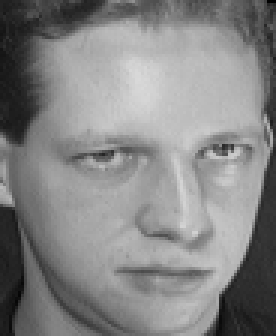
#> input picture Numerical Methods-Eigenfaces/archive/s1/10.pgm, 92 x 112 px (shown 3 times larger); its folder holds only this picture in this run; the run also reads 1 picture not shown here
$ python eigenfaces.py   (older library calls are emulated)
#> lines starting #> are read from the running program, lines starting #| are printed output that depends on the picture
# Furkan Kalay 150220049

import os
from PIL import Image
import numpy as np
import matplotlib.pyplot as plt
from sklearn.metrics import confusion_matrix

def vectorizeImages(root, size=(92, 112)):
#> called with root = 'archive', size = (92, 112)
    xArray, yArray = [], []
    for subject in sorted(os.listdir(root)):
        subjectPath = os.path.join(root, subject)
        if not os.path.isdir(subjectPath):
            continue
        label = int(subject.lstrip('s'))  # klasör adı 's1' → 1
        for fname in sorted(os.listdir(subjectPath)):
            if not fname.lower().endswith('.pgm'):
                continue
            # 1. Görüntüyü aç ve gri tonlamaya çevir
            img = Image.open(os.path.join(subjectPath, fname)).convert('L')
#> img is the input picture: PIL image 92x112 L; min 1, max 217, mean 132.8
            # # 2. Yeniden boyutlandır (opsiyonel, ORL zaten 92×112)
            # img = img.resize(size, Image.ANTIALIAS)
            # 3. NumPy array'e çevir
            arr = np.asarray(img, dtype=np.float32)  # shape: (112, 92)
            # 4. Flatten: tek boyutlu vektör (112*92 = 10304 uzunluk)
                              # shape: (10304,)
            xArray.append(arr.flatten())
            yArray.append(label)

    # Tüm vektörleri bir matris hâline getir
    x = np.stack(xArray, axis=0)  # shape: (N, 10304)
    y = np.array(yArray, dtype=np.int32)
    return x, y

# 1. Data matrix’i oluşturduktan sonra
x, y = vectorizeImages('archive', size=(92,112))
# 2. Ortalama yüz
meanFace = np.mean(x, axis=0)
# 3. Normalize et (center)
X_centered = x - meanFace

#task1 experiment
# --- 3. 10 örnekten oluşan bir altküme seç (ör. s1–s10 klasörlerinin ilk resmi) ---
subset_vecs = []
for subject in range(1, 11):  # 1'den 10'a kadar
    img_path = os.path.join('archive', f's{subject}', '1.pgm')
    img = Image.open(img_path).convert('L') #.resize((92,112), Image.ANTIALIAS)
    vec = np.asarray(img, dtype=np.float32).flatten()
#> vec = 10304 values, max 207 at index 6662, min 1 at index 8013, mean 95.1
    subset_vecs.append(vec)
X_sub = np.stack(subset_vecs, axis=0)  # shape = (10, P)

# --- 4. Altkümeden ortalama yüz ---
mean_sub = np.mean(X_sub, axis=0)

# --- 5. Görselleştirme ---
h, w = 112, 92  # yükseklik, genişlik
fig, axes = plt.subplots(1, 3, figsize=(12, 4))

axes[0].imshow(meanFace.reshape(h, w), cmap='gray')
axes[0].set_title(f'Mean Face – All ({x.shape[0]} img)')
axes[0].axis('off')

axes[1].imshow(mean_sub.reshape(h, w), cmap='gray')
axes[1].set_title('Mean Face – Subset (10 img)')
axes[1].axis('off')

# Fark haritası (mutlak farkları gösterir)
diff = np.abs(meanFace - mean_sub)
axes[2].imshow(diff.reshape(h, w), cmap='hot')
axes[2].set_title('Absolute Difference')
axes[2].axis('off')

plt.tight_layout()
plt.show()
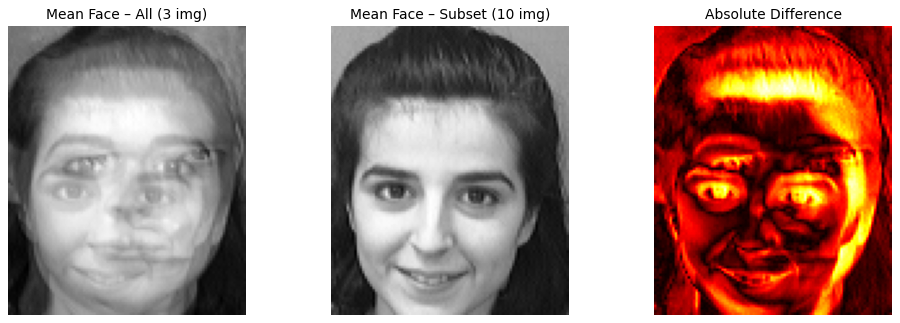
#> figure drawn by matplotlib, 3 panels

# --- 6. Niceliksel Karşılaştırma (MSE) ---
mse = np.mean((meanFace - mean_sub)**2)
print(f"Mean Face MSE (all vs subset): {mse:.2f}")


#task 2
def compute_eigenfaces(X_centered): #with PCA
    """
    X_centered: (N, P) boyutlu, ortalaması çıkarılmış veri matrisi.
    Returns:
      eigenfaces: (K, P) boyutlu; her satır bir eigenface (principal component)
      eigenvalues: (K,) boyutlu; her component’ın varyansı
    """
    N, P = X_centered.shape
#> N = 3; P = 10304

    # Küçük kovaryans matrisi: C_small = X X^T / (N-1), boyutu (N,N)
    C_small = (X_centered @ X_centered.T) / (N - 1)

    # 1. Küçük matrisin öz-değerlerini & öz-vektörlerini al
    eigvals_small, eigvecs_small = np.linalg.eig(C_small)

    # 2. Büyük uzaydaki gerçek eigenface’leri hesapla
    #    v_small: (N,) → u = X^T @ v_small  → (P,)
    #    Sonra normalize et
    idx = np.argsort(eigvals_small)[::-1]       # en büyükten en küçüğe sıralama
    eigvals = eigvals_small[idx]
    eigenfaces = []
    for i in idx:
        v = eigvecs_small[:, i]                  # küçük uzay vektörü
        u = X_centered.T @ v                      # büyük uzaya taşı
        u /= np.linalg.norm(u)                   # normalize
        eigenfaces.append(u)
    eigenfaces = np.stack(eigenfaces, axis=0)   # şekil: (N, P)

    return eigenfaces, eigvals


# --- 2. İlk 10 Eigenface’i Görselleştirme ---
def show_top_eigenfaces(eigenfaces, h, w, M=10, cols=5):
    """
    Top M eigenface’i h×w olarak gösterir.
    cols: her satırda kaç tane resim.
    """
#> called with eigenfaces = array of shape (3, 10304), h = 112, w = 92, M = 10, cols = 5
    rows = int(np.ceil(M / cols))
    fig, axes = plt.subplots(rows, cols, figsize=(2.5*cols,2.5*rows))
    for i, ax in enumerate(axes.flat):
        if i < M:
            img = eigenfaces[i].reshape(h, w)
            ax.imshow(img, cmap='gray')
            ax.set_title(f'EF {i+1}')
        ax.axis('off')
#> this loop made 4 passes
#> pass 1, in show_top_eigenfaces, `img = eigenfaces[i].reshape(h, w)`:
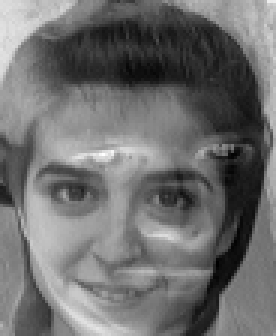
#> img: shape (112, 92) float32 (shown 3 times larger); min -0.0235, max 0.0195, mean -0.00474; drawn with min black and max white
#> pass 2, in show_top_eigenfaces, `img = eigenfaces[i].reshape(h, w)`:
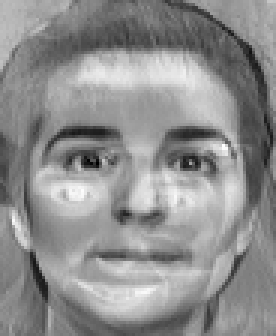
#> img: shape (112, 92) float32 (shown 3 times larger); min -0.0331, max 0.0265, mean 0.000241; drawn with min black and max white
#> pass 3, in show_top_eigenfaces, `img = eigenfaces[i].reshape(h, w)`:
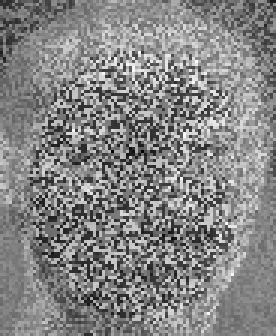
#> img: shape (112, 92) float32 (shown 3 times larger); min -0.0251, max 0.0267, mean 0.00183; drawn with min black and max white
    plt.tight_layout()
    plt.show()


# --- 3. Eigenvalue Spectrum Plot’u ---
# [47 lines left out: functions plot_eigenvalue_spectrum, plot_cumulative_variance, experiment_different_M, not called in this run]

eigenfaces, eigvals = compute_eigenfaces(X_centered)

# 3) Task2 adımları
#> (the run stopped early here; a loop or call above may not have finished)
